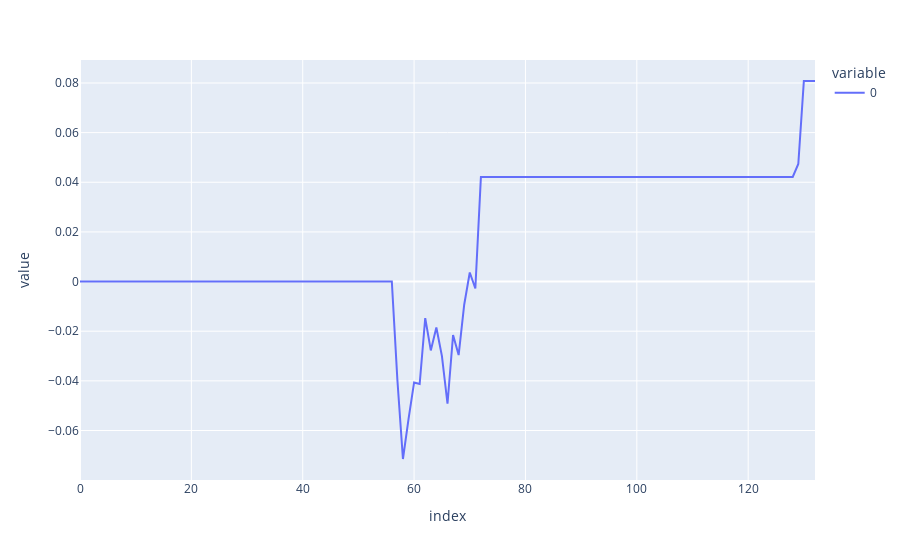

The cell this chart's notebook holds for it:
### Code cell
px.line(np.cumsum(pnl[testset]))

### Figure 1 — Plotly figure (JSON) as saved in the notebook; plotly's stock layout.template omitted (floating-point values rounded to 4 significant figures; data arrays with more than 128 entries replaced by an {"elided": "..."} marker saying what was removed)
{"data": [{"hovertemplate": "variable=0<br>index=%{x}<br>value=%{y}<extra></extra>", "legendgroup": "0", "line": {"color": "#636efa", "dash": "solid"}, "marker": {"symbol": "circle"}, "mode": "lines", "name": "0", "orientation": "v", "showlegend": true, "type": "scatter", "x": {"elided": "133 int values"}, "xaxis": "x", "y": {"elided": "133 float values"}, "yaxis": "y"}], "layout": {"legend": {"title": {"text": "variable"}, "tracegroupgap": 0}, "margin": {"t": 60}, "xaxis": {"anchor": "y", "domain": [0, 1], "title": {"text": "index"}}, "yaxis": {"anchor": "x", "domain": [0, 1], "title": {"text": "value"}}}}
